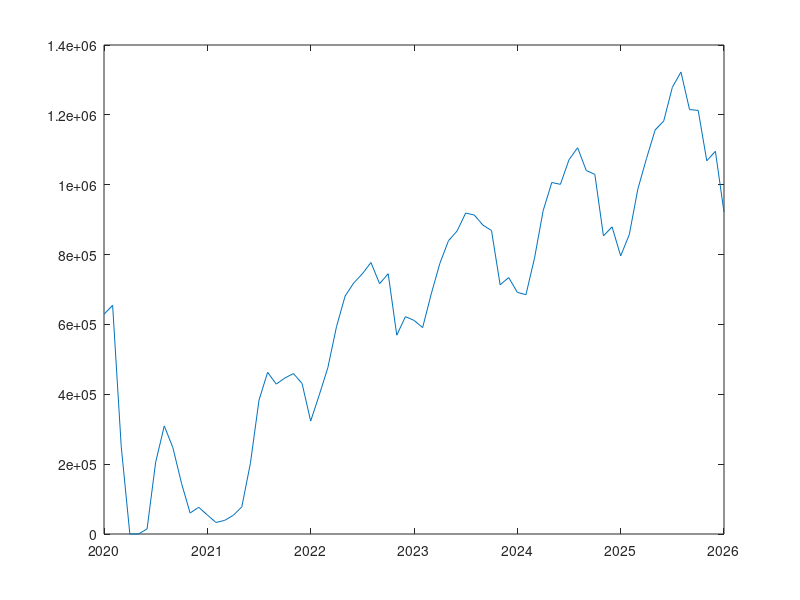

Reproduce this figure in MATLAB.
close all; clear; clc;

%% Wykres sygnału z sinusem
Fs = 200;
t = 0 : 1/Fs : 10;
Amp = 0.025*t+0.25
x = Amp .* sin(2*pi*10*t);

plot(t,x)

%% Wykres sygnału z sinc
% t = <-5, 10>, Fs = 100;
close all; clear; clc;
Fs = 100;
t = -5 : 1/Fs : 10;
x = sinc(2*t)
plot(t, x)

%% Krzywa Gaussa
close all; clear; clc;
% Fs = 200; t = <-10, 5>;
% Gauss: amp = 1.5; sr = -3, odch = 2.5

Fs = 200;
t = -10 : 1/Fs : 5;
amp = 1.5;
sr = -3;
odch = 2.5;
x = amp * exp(-((t - sr).^2) / (2 * odch^2));
plot(t, x)

%% Rozkłady
close all; clear; clc;
% Wygenerowac 2 wektory:
% x1 - poziomy, 500 elem, R(-2, 2);
% x2 - pionowy, 1000 elem, N(1, war = 3);
% policzyc i wyswietlic srednia, wariancje i odch. stand.

x1 = -2 + (2 - (-2)) * rand(1, 500);
x2 = 1 + sqrt(3) * randn(1000, 1);

fprintf('Statystyki dla sygnału x1:\n');
fprintf('Średnia: %.4f\n', mean(x1));
fprintf('Wariancja: %.4f\n', var(x1));
fprintf('Odchylenie standardowe: %.4f\n\n', std(x1));

fprintf('Statystyki dla sygnału x2:\n');
fprintf('Średnia: %.4f\n', mean(x2));
fprintf('Wariancja: %.4f\n', var(x2));
fprintf('Odchylenie standardowe: %.4f\n', std(x2));

%% Błądzenie losowe 
close all; clear; clc;
% N(0, war = 2), 1000 elem
% wykres, czas = indeks

x = sqrt(2) * randn(1, 1000) + 0.1;
for k = 2:1000
    x(k) = x(k) + x(k-1);
end
plot(1:1000,x)

%% Wykres zmienności liczby pasażerów w czasie 
close all; clear; clc;
a = load("pasazer.txt");
a

czas = a(:,1) + (a(:,2)-1)/12
plot(czas, a(:,3))
